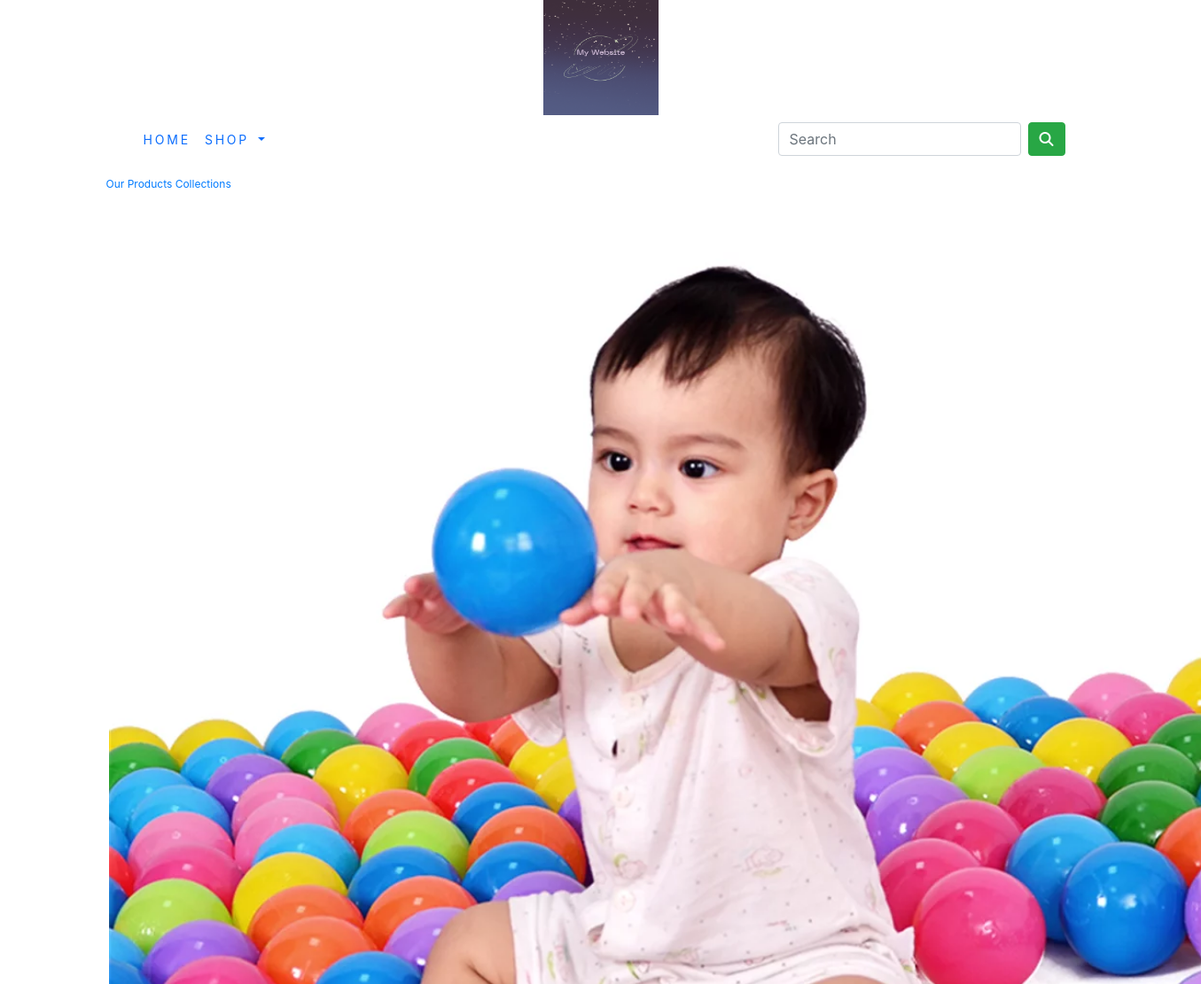
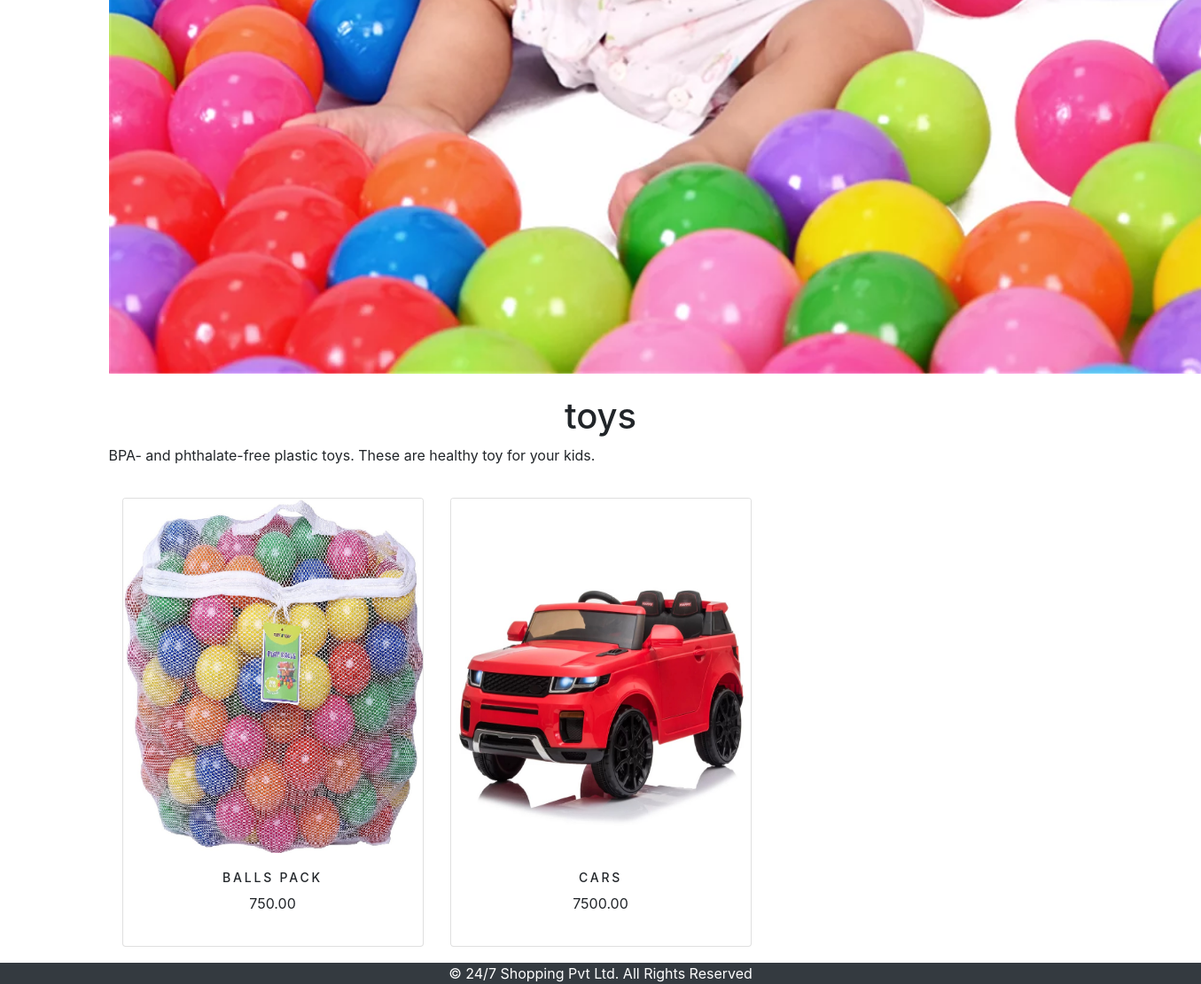
The page /shop/toys/ on the database its author committed (2 pictures, top to bottom).
### shop/models.py (models this page shows, shortened)
class Category(models.Model):
    name=models.CharField(max_length=250,unique=True)
    slug=models.SlugField(max_length=250,unique=True)
    description=models.TextField(blank=True)
    image=models.ImageField(upload_to='category',blank=True)
    class Meta:
        ordering=('name',)
        verbose_name='category'
        verbose_name_plural='categories'
    def get_url(self):
        return reverse('shop:products_by_category',args=[self.slug])

class Product(models.Model):
    name=models.CharField(max_length=250,unique=True)
    slug=models.SlugField(max_length=250,unique=True)
    description=models.TextField(blank=True)
    price=models.DecimalField(max_digits=10,decimal_places=2)
    category=models.ForeignKey(Category,on_delete=models.CASCADE)
    image=models.ImageField(upload_to='product',blank=True)
    stock=models.IntegerField()
    available=models.BooleanField(default=True)
    created=models.DateTimeField(auto_now_add=True)
    updated=models.DateTimeField(auto_now=True)
    def get_url(self):
        return  reverse('shop:prodCatdetail',args=[self.category.slug,self.slug])
    class Meta:
        ordering=('name',)
        verbose_name='product'
        verbose_name_plural='products'

### shop/views.py (the view)
# urls.py: path('',views.allProdCat,name='allProdCat'),
def allProdCat(request,c_slug=None):
    c_page=None
    products_list=None
    if c_slug!=None:
        c_page=get_object_or_404(Category,slug=c_slug)
        products_list=Product.objects.all().filter(category=c_page,available=True)
    else:
        products_list=Product.objects.all().filter(available=True)
    paginator=Paginator(products_list,6)
    try:
        page=int(request.GET.get('page','1'))
    except:
        page=1
    try:
        products=paginator.page(page)
    except (EmptyPage,InvalidPage):
        products=paginator.page(paginator.num_pages)
    return  render(request,"category.html",{'category':c_page,'products':products})

### cart/context_processors.py (called while the page is built)
def counter(request):
    item_count=0
    if 'admin' in request.path:
        return  {}
    else:
        try:
            cart=Cart.objects.filter(cart_id=_cart_id(request))
            cart_items=CartItem.objects.all().filter(cart=cart[:1])
            for cart_item in cart_items:
                item_count += cart_item.quantity
        except Cart.DoesNotExist:
            item_count =0
    return dict(item_count=item_count)

### cart/views.py (called while the page is built)
def _cart_id(request):
    cart=request.session.session_key
    if not cart:
        cart=request.session.create()
    return cart

### shop/context_processors.py (called while the page is built)
def menu_links(request):
    links=Category.objects.all()
    return dict(links=links)

### templates/category.html (shortened to what this page needs)
{% extends 'base.html' %}
{% load static %}
{% block content %}
 {% if category %}
    <div>
        <div class="row my_row_class">
            <div class="mx_auto">
                 <p><a href="{% url 'shop:allProdCat' %}">Our Products Collections</a></p>
            </div>
        </div>
    </div>
 {% endif %}
    <div class="mx_auto">
        {% if category %}
        <img class="my_image" src="{{category.image.url}}" alt="{{category.name}}" width="1300px">
    </div>
    <br>
    <div>
        <h1 class="text-center my_title">{{category.name}}</h1>
        <p class="text-justify">{{category.description}}</p>
    </div>
        {% endif %}
   <div class="container">
        <div class="row mx_auto">
            {% for product in products %}
            <div class="my_bottom_margin col-9 col-sm-12 col-md-40 col-lg-4">
                <div class="card text-center" style="min-width: 18rem; margin-top:20px;">
                    <a href="{{product.get_url}}"><img class="card-img-top my_image" src="{{product.image.url}}" alt="{{product.name}}" style="height:400px;"></a>
                    <div class="card-body">
                        <h4>{{product.name}}</h4>
                        <p>{{product.price}}</p>
                    </div>
                </div>
            </div>
            {% endfor %}
        </div>
       <br>
    </div>
{% endblock %}

### static/css/custom.css (style rules this page uses)
body { font family :"Robots", sans-serif; }
.my_row_class { padding-top :15px; }
.my_row_class .mx_auto { color:#000; font-size:12px; }
.my_bottom_margin { margin-bottom:18px; }
.card-body h4 { font-size:14px; text-transform:uppercase; letter-spacing:.2em; }

### rows shown on the page
Category: image (picture), name "toys", description "BPA- and phthalate-free plastic toys. These are healthy toy for your kids."
Product: image (picture), name "BALLS PACK", price "750.00"
Product: image (picture), name "CARS", price "7500.00"
